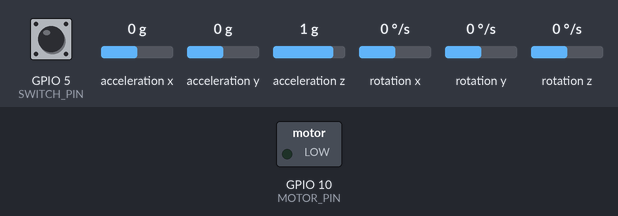
A sketch run on a simulated ESP32-S3. Shown: switched loads named in the sketch (green lamp = pin HIGH). Wiring (inferred from the names in the program): MPU-6050 motion sensor at I2C address 0x68. The test bench sets the inputs (shaded band); at power-on: GPIO 5 (SWITCH_PIN) HIGH, acceleration x 0 g, acceleration y 0 g, acceleration z 1 g, rotation x 0 °/s, rotation y 0 °/s, rotation z 0 °/s. Nothing arrives over Bluetooth unless stated; a phone connects over Bluetooth LE 3 s after start.

Above: at 1.2 s.
1.3 s: GPIO 5 (SWITCH_PIN) pulled LOW for 3.2 s
At 5.1 s:
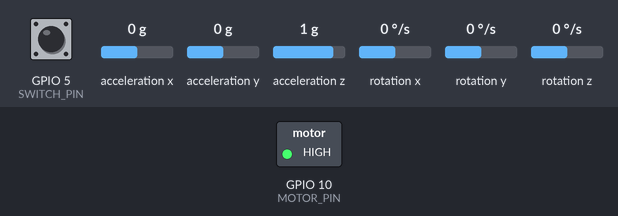
Timing chart, 0 to 6.9 s (numbered marks = the images above; inputs shaded):
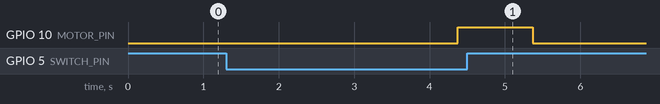

The sketch:

ToothBrush.ino
```cpp
#include <Arduino.h>
#include <Wire.h>
#include <BLEDevice.h>
#include <BLEServer.h>
#include <BLEUtils.h>
#include <BLE2902.h>
#include <string>
using namespace std;

//칫솔 설정
#define Floats 3 //보내는 소수 갯수
#define Mode 3 //보내는 데이터 갯수
//BLE 데이터 패킷 배열 설정
uint8_t Data_Packet[(Floats * 4) + Mode] = {0};
uint8_t Teach_Mode_Motor_Count[9] = {0};

uint8_t Brush_mode = 0; //양치질 모드, 0 : 검증모드, 1 : 지도모드
uint8_t Motor_Count = 0; // 진동이 몇 번 울렸는지 check
const float Limit_Accel = 1.7f; // 진동이 울리는 가속도 값

//GPIO핀 설정
#define MOTOR_PIN 10 //진동 모듈 핀
#define SDA_PIN 8 //I2C SDA핀
#define SCL_PIN 9 //I2C SCL핀
#define SWITCH_PIN 5 //택트 스위치 핀

//MPU-6050 설정
#define MPU_ADDR 0x68 // MPU-6050 I2C 주소
#define Limit_Accel 1.8 // 진동을 울리게 하는 가속도 최소값
#define MPU_Work_Period_ms 10 // 가속도 센서 작동 주기
#define Threshold 0.5 // 가속도 센서 조정 값
#define Max_Cnt 20 // 방향을 몇 번 샐지 정하는 값

//MPU-6050 변수
int16_t AcX, AcY, AcZ, Tmp, GyX, GyY, GyZ; // 가속도 센싱 값
unsigned long MPU_6050_now, MPU_6050_before = 0; // MPU6050의 센싱 시간을 정할 때 사용하는 변수
float TotalAccel = 0.1f;//칫솔의 가속도
uint8_t Direction_Cnt[26] = {0}; // 각 방향의 카운트
uint8_t Brush_Direction = 0; // 칫솔의 방향, 26방향

// 3축의 가속도 값
float accel_X = 0;
float accel_Y = 0;
float accel_Z = 0;


//MPU-6050 저역 필터 설정
#define ALPHA 0.5 //저역 통과 필터 상수 1~0의 값, 값이 클 수록 더 많은 필터링
float FilteredAcX = 0;
float FilteredAcY = 0;
float FilteredAcZ = 0;


//스위치 관련
uint8_t SW_cnt = 0;
bool SW_State = false;
unsigned long Switch_now, Switch_before = 0;

//BLE설정=========================================================================================
//BLE UUID설정=====================================================
#define SERVICE_UUID        "*******"//UUID 입력해야 함
#define CHARACTERISTIC_UUID "*******"//UUID 입력해야 함
//=================================================================

//BLE 디바이스 이름
String BLE_Device_name = "Smart_ToothBrush";

uint32_t value = 0;
bool deviceConnected = false;//현재 디바이스가 연결되어있으면 true
bool oldDeviceConnected = false;//과거에 디바이스가 연결되었으면 true
int reciveValue = 0;//블루투스로 전송 받은 값 int형

bool Data_Request = false;//데이터 전송 요청을 받으면 true
bool Data_Send = false; // 데이터를 전송하면 true

BLEServer* pServer = NULL;
BLECharacteristic* pCharacteristic = NULL;
//================================================================================================

union FloatUnion{
  float value;
  uint8_t bytes[4];
};


void setup() {
  //Serial.begin(115200);
  MPU_6050_init();
  pinMode(SWITCH_PIN, INPUT_PULLUP);
  pinMode(MOTOR_PIN, OUTPUT);
  BLE_init();
}

void loop() {
  Switch_Read(SWITCH_PIN, 3000);//스위치 read, 3초가 넘었으면 칫솔질의 mode 변경
  MPU_6050_work(500);
  restart_esp();
  //ble가 연결되었을 때
  // if(deviceConnected){
  //   Send_BLE_Data();
  // }

  //블루투스 재연결 매서드
  // disconnecting
  if (!deviceConnected && oldDeviceConnected) {
    delay(200); // give the bluetooth stack the chance to get things ready
    pServer->startAdvertising(); // restart advertising
    //Serial.println("start advertising");
    // Data_Request = false;
    // Data_Send = false;
    // reciveValue = 0;
    oldDeviceConnected = deviceConnected;
  }
  // connecting
  if (deviceConnected && !oldDeviceConnected) {
    // do stuff here on connecting
    oldDeviceConnected = deviceConnected;
  }
}

//ESP32 재시작
void restart_esp(){
  if(deviceConnected){
    if(reciveValue == 44){
      delay(1000);
      ESP.restart();
    }
  }
}

//MPU-6050 초기 설정
void MPU_6050_init(){//MPU_6050_초기 설정
  Wire.begin(SDA_PIN, SCL_PIN, 100000); // sda, scl
  Wire.beginTransmission(MPU_ADDR);
  Wire.write(0x6B);  // PWR_MGMT_1 register
  Wire.write(0);     // set to zero (wakes up the MPU-6050)
  Wire.endTransmission(true); // I2C 제어권 반환
  //Serial.println("MPU_6050_Setup complete");
}


//MPU-6050 동작
void MPU_6050_work(uint8_t delay_time_ms){

  MPU_6050_now = millis();
  if(MPU_6050_now - MPU_6050_before >= delay_time_ms){
    MPU_6050_before = MPU_6050_now;
    Wire.beginTransmission(MPU_ADDR);
    Wire.write(0x3B);
    Wire.endTransmission(true);
    Wire.beginTransmission(MPU_ADDR);
    Wire.requestFrom(MPU_ADDR, 14, true);
    AcX = Wire.read() << 8 | Wire.read();
    AcY = Wire.read() << 8 | Wire.read();
    AcZ = Wire.read() << 8 | Wire.read();

    // 저역 통과 필터 적용
    FilteredAcX = ALPHA * AcX + (1 - ALPHA) * FilteredAcX;
    FilteredAcY = ALPHA * AcY + (1 - ALPHA) * FilteredAcY;
    FilteredAcZ = ALPHA * AcZ + (1 - ALPHA) * FilteredAcZ;

    //각 축의 가속도 계산
    accel_X = (float)AcX / 16384.0;
    accel_Y = (float)AcY / 16384.0;
    accel_Z = (float)AcZ / 16384.0;

    //칫솔의 가속력 계산
    TotalAccel = sqrt(pow(accel_X, 2) + pow(accel_Y, 2) + pow(accel_Z, 2));
    if(TotalAccel > Limit_Accel){//칫솔의 가속력이 일정 가속력을 넘으면
      //진동 모터 1초 ON
      digitalWrite(MOTOR_PIN, HIGH);
      delay(500);
      digitalWrite(MOTOR_PIN, LOW);
      if(Brush_mode == 0){
        Motor_Count++;//모터가 한 번 울림을 확인
      }
      if(Brush_mode == 1){
        Teach_Mode_Motor_Count[SW_cnt / 2] = Teach_Mode_Motor_Count[SW_cnt / 2] + 1;
      }
    }
    if(deviceConnected){
      Send_BLE_Data();
    }

    // Serial.print("스위치 상태 : "); Serial.println(SW_cnt);
    // Serial.print("accel_X : "); Serial.println(accel_X);
    // Serial.print("accel_Y : "); Serial.println(accel_Y);
    // Serial.print("accel_Z : "); Serial.println(accel_Z);
  }
}

void Send_BLE_Data(){
  //데이터 전송 요청 받았을 때
  // if(reciveValue == 1){
  //   Data_Request = true;
  // }

  //데이터 전송 요청을 받았지만 데이터를 보내지 않았을 때
  // if(Data_Request && !Data_Send){
    //ble 데이터 전송힘
    FloatUnion X;
    X.value = accel_X;
    FloatUnion Y;
    Y.value = accel_Y;
    FloatUnion Z;
    Z.value = accel_Z;
    // FloatUnion Accel;
    // Accel.value = TotalAccel;

    //ble 데이터 보내기
    Data_Packet[0] = SW_cnt;
    Data_Packet[1] = Brush_mode;
    if(Brush_mode == 0){
      Data_Packet[2] = Motor_Count;
    }
    if(Brush_mode == 1){
      Data_Packet[2] = Teach_Mode_Motor_Count[SW_cnt / 2];
    }
    Data_Packet[3] = X.bytes[0];
    Data_Packet[4] = X.bytes[1];
    Data_Packet[5] = X.bytes[2];
    Data_Packet[6] = X.bytes[3];
    Data_Packet[7] = Y.bytes[0];
    Data_Packet[8] = Y.bytes[1];
    Data_Packet[9] = Y.bytes[2];
    Data_Packet[10] = Y.bytes[3];
    Data_Packet[11] = Z.bytes[0];
    Data_Packet[12] = Z.bytes[1];
    Data_Packet[13] = Z.bytes[2];
    Data_Packet[14] = Z.bytes[3];
    // Data_Packet[15] = Accel.bytes[0];
    // Data_Packet[16] = Accel.bytes[1];
    // Data_Packet[17] = Accel.bytes[2];
    // Data_Packet[18] = Accel.bytes[3];
    pCharacteristic->setValue(Data_Packet, sizeof(Data_Packet));
    pCharacteristic->notify();
    // Data_Send = true;// 데이터를 전송했음을 저장
  // }
  // //데이터 전송 받았음을 확인하면
  // if(reciveValue == 2){
  //   //관련 변수 초기화
  //   Data_Request = false;
  //   Data_Send = false;
  // }
}

void Switch_Read(uint8_t PIN, int SW_time_ms){
  if(!SW_State){//스위치 입력이 없었으면
    Switch_now = millis();// 입력이 없는 시간 최신화

    if(digitalRead(PIN) == LOW){// 입력이 없다가 스위치를 눌렀을 때
      SW_State = true; // 스위치를 눌렀음을 저장
    }
  }
  else{//스위치 입력이 있는 상태이면

    if(digitalRead(PIN) == HIGH){//사용자가 스위치에서 손을 때면
      SW_cnt++; //스위치 카운트 + 1
      SW_State = false; // 스위치 입력이 없는 상태로 돌림
    }

    if(Switch_now + SW_time_ms <= millis()){ // 사용자가 3초 이상 스위치를 누르면
      //칫솔 모드 전환
      if(Brush_mode == 0){
        Brush_mode = 1;
      }else{
        Brush_mode = 0;
      }
      SW_cnt = 0; // 스위치 카운트 초기화
      Motor_Count = 0;
      for(int i = 0; i < 9; i++){
        Teach_Mode_Motor_Count[i] = 0;
      }
      //진동 모터 1초 ON
      digitalWrite(MOTOR_PIN, HIGH);
      delay(1000);
      digitalWrite(MOTOR_PIN, LOW);
      SW_State = false; // 스위치 입력이 없는 상태로 돌림
    }
  }
  if(Brush_mode == 0 && SW_cnt > 2){
    SW_cnt = 0;
  }
  if(Brush_mode == 1 && SW_cnt > 18){
    SW_cnt = 0;
    Brush_mode = 0;
  }
  delay(70);//스위치 디바운스
}

class MyServerCallbacks: public BLEServerCallbacks {//BLEServerCallbacks 상속
  void onConnect(BLEServer* pServer) { deviceConnected = true; };
  void onDisconnect(BLEServer* pServer) { deviceConnected = false; }
};

class MyCallbacks : public BLECharacteristicCallbacks {//BLECharacteristicCallbacks 상속
  void onWrite(BLECharacteristic *pCharacteristic) {
    String value = pCharacteristic->getValue(); // 쓰여진 값을 얻음
    if (value.length() > 0) {
      //Serial.println("Received value: " + String(value.c_str()));
      // 쓰여진 값을 int로 변환하여 reciveValue에 저장
      reciveValue = atoi(value.c_str());
      //Serial.println(reciveValue);
    }

  }
};

void BLE_init(){
    // BLE 초기화
      BLEDevice::init(BLE_Device_name);
      pServer = BLEDevice::createServer();
      pServer->setCallbacks(new MyServerCallbacks());

      BLEService *pService = pServer->createService(SERVICE_UUID);
      pCharacteristic = pService->createCharacteristic(
                              CHARACTERISTIC_UUID,
                              BLECharacteristic::PROPERTY_READ   |
                              BLECharacteristic::PROPERTY_WRITE  |
                              BLECharacteristic::PROPERTY_NOTIFY |
                              BLECharacteristic::PROPERTY_INDICATE
                          );
      pCharacteristic->addDescriptor(new BLE2902());
      pCharacteristic->setCallbacks(new MyCallbacks());
      pService->start();

      BLEAdvertising *pAdvertising = BLEDevice::getAdvertising();
      pAdvertising->addServiceUUID(SERVICE_UUID);
      pAdvertising->setScanResponse(false);
      pAdvertising->setMinPreferred(0x06);  // set value to 0x00 to not advertise this parameter
      BLEDevice::startAdvertising();
  }
```

Measured:
- after the input at 1.3 s, GPIO 10 (MOTOR_PIN): LOW → HIGH after 3.1 s, → LOW 1.0 s later
